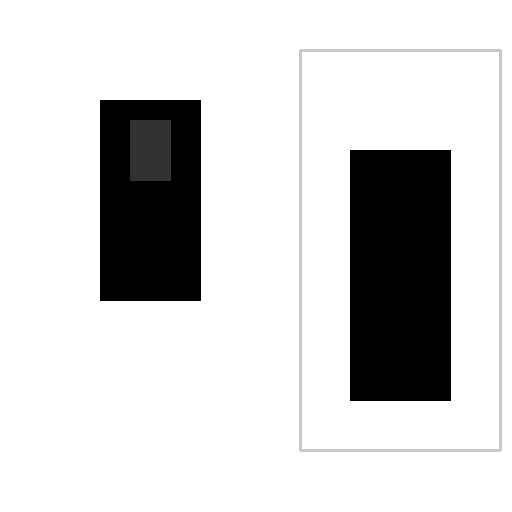
#> input picture data/dummy_manga_test.png, 512 x 512 px
$ python -i image_ops.py   (imports and definitions only)
#> lines starting #> are read from the running program, lines starting #| are printed output that depends on the picture; after the words box and inside, x2 and y2 are one past the last pixel; in counts of white or black regions, pixels touching at a corner belong together
#> further down, picture is the input picture: shape (512, 512, 3); min 0, max 255, mean 210.3
"""
MangaAutoColor Pro - Image Operations Utilities
Funções comuns de processamento de imagem e geometria para evitar duplicação.
"""

from typing import Tuple, List, Union, Optional
import numpy as np
import cv2
from PIL import Image

# [96 lines left out: functions clamp_bbox, calculate_context_bbox, create_context_crop, not called in this run]


def extract_canny_edges(
    image: np.ndarray,
    low_threshold: Optional[int] = 50,
    high_threshold: Optional[int] = 150,
    blur_ksize: int = 3
) -> np.ndarray:
    """
    Extrai arestas usando Canny com limiar opcionalmente adaptativo.

    - Se low/high forem None, calcula limiares por mediana (auto-canny).
    - Blur leve reduz ruído e melhora continuidade do lineart.
    """
#> called with low_threshold = 50, high_threshold = 150, blur_ksize = 3
    if len(image.shape) == 3:
        gray = cv2.cvtColor(image, cv2.COLOR_RGB2GRAY)
    else:
        gray = image

    gray = gray.astype(np.uint8, copy=False)

    if blur_ksize and blur_ksize > 1:
        blur_ksize = blur_ksize if blur_ksize % 2 == 1 else blur_ksize + 1
        gray = cv2.GaussianBlur(gray, (blur_ksize, blur_ksize), 0)

    if low_threshold is None or high_threshold is None:
        median = float(np.median(gray))
        sigma = 0.33
        low_threshold = int(max(0, (1.0 - sigma) * median))
        high_threshold = int(min(255, (1.0 + sigma) * median))
        if high_threshold <= low_threshold:
            high_threshold = min(255, low_threshold + 1)

    return cv2.Canny(gray, int(low_threshold), int(high_threshold))
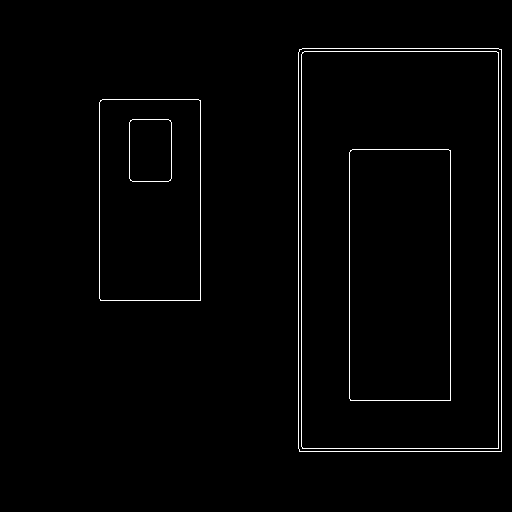
#> returned value: shape (512, 512); 1.5% white in thin lines or dots, all inside (x1, y1, x2, y2) = (99, 48, 502, 452)


# [75 lines left out: functions create_gaussian_mask, create_blend_mask, not called in this run]

>>> import cv2
>>> picture = cv2.cvtColor(cv2.imread('../../data/dummy_manga_test.png'), cv2.COLOR_BGR2RGB)
>>> result = extract_canny_edges(picture)
